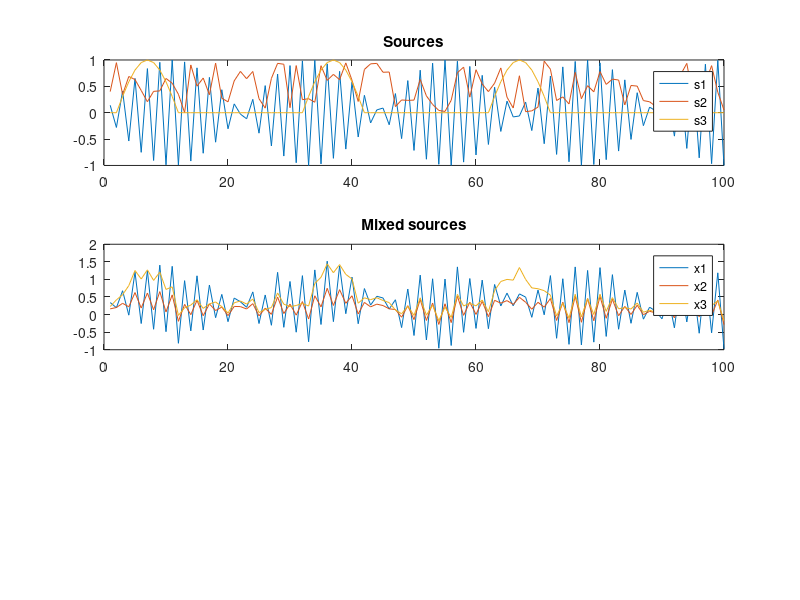

Write MATLAB code to recreate this figure. (Note: this script raises an error after producing the figure.)
%% MAIN script for the ica demonstration
    %% Initialize
n = 1:100;

s1 = sin(3*n);
s2 = rand(1,length(n));

s3 = zeros(1,length(n));
    s3(2:11) = sin([0:9] ./ 10 .* pi);
    s3(32:41) = sin([0:9] ./ 10 .* pi);
    s3(62:71) = sin([0:9] ./ 10 .* pi);

S = [s1; s2; s3];
A = [1, 0.5, 0.3; 0.3, 0.3, 0.3; 0.2, 0.5, 1];
X = (A*S);

figure(1); clf; 
subplot(3,1,1);
    plot(n, S);
    title('Sources')
    legend('s1', 's2', 's3')

subplot(3,1,2);
    plot(n, X);
    title('Mixed sources')
    legend('x1', 'x2', 'x3')
    
% figure(2);
%     scatter(X(1,:), X(2,:),'.')
     
%% Estimate s from the x
[Y, W] = pca_ica(X);

figure(1);
subplot(3,1,1); hold on;
    plot(n,Y(1,:));
    legend('s1','y1');
subplot(3,1,2); hold on;
    plot(n,Y(2,:));
    legend('s2','y2');